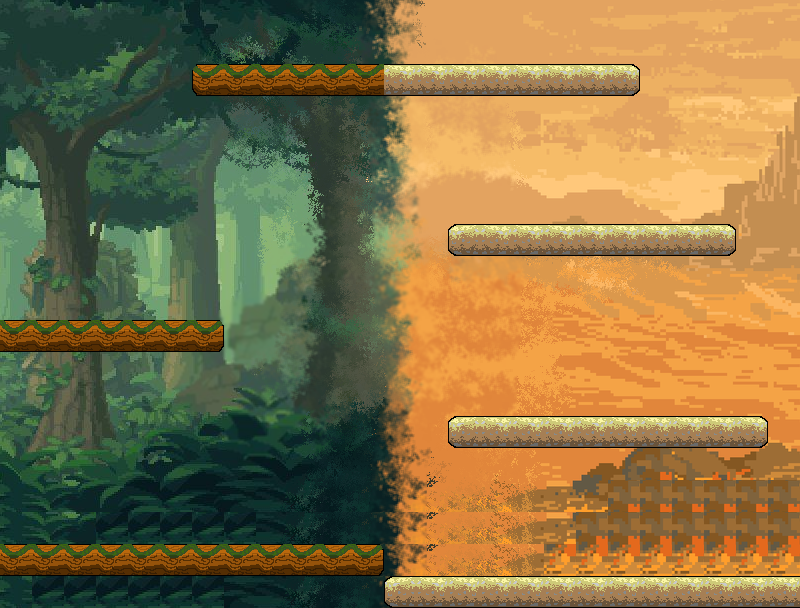

This game map was drawn from its Tiled (.tmx) file and the tilesets committed beside it. A one-line description and the full map source follow:
An orthogonal 25x19 tile map with 32x32 px tiles, 2 tile layers (fondo, plataformas), 2 tilesets and 11 objects (4x cactus, 3x aloe, 2x star, dude, redstar).

<map version="1.8" tiledversion="1.8.5" orientation="orthogonal" renderorder="right-down" width="25" height="19" tilewidth="32" tileheight="32" infinite="0" nextlayerid="4" nextobjectid="19">
 <tileset firstgid="1" name="plataformas" tilewidth="32" tileheight="32" tilecount="6" columns="6">
  <image source="../images/plataformas.png" width="192" height="32" />
 </tileset>
 <tileset firstgid="7" name="fondos" tilewidth="32" tileheight="32" tilecount="1998" columns="37">
  <image source="../images/fondos.png" width="1202" height="1754" />
 </tileset>
 <layer id="1" name="fondo" width="25" height="19">
  <data encoding="csv">
677,678,679,680,681,682,683,684,685,686,687,688,689,690,691,692,693,694,695,696,697,698,699,700,701,
714,715,716,717,718,719,720,721,722,723,724,725,726,727,728,729,730,731,732,733,734,735,736,737,738,
751,752,753,754,755,756,757,758,759,760,761,762,763,764,765,766,767,768,769,770,771,772,773,774,775,
788,789,790,791,792,793,794,795,796,797,798,799,800,801,802,803,804,805,806,807,808,809,810,811,812,
825,826,827,828,829,830,831,832,833,834,835,836,837,838,839,840,841,842,843,844,845,846,847,848,849,
862,863,864,865,866,867,868,869,870,871,872,873,874,875,876,877,878,879,880,881,882,883,884,885,886,
899,900,901,902,903,904,905,906,907,908,909,910,911,912,913,914,915,916,917,918,919,920,921,922,923,
936,937,938,939,940,941,942,943,944,945,946,947,948,949,950,951,952,953,954,955,956,957,958,959,960,
973,974,975,976,977,978,979,980,981,982,983,984,985,986,987,988,989,990,991,992,993,994,995,996,997,
1010,1011,1012,1013,1014,1015,1016,1017,1018,1019,1020,1021,1022,1023,1024,1025,1026,1027,1028,1029,1030,1031,1032,1033,1034,
1047,1048,1049,1050,1051,1052,1053,1054,1055,1056,1057,1058,1059,1060,1061,1062,1063,1064,1065,1066,1067,1068,1069,1070,1071,
1084,1085,1086,1087,1088,1089,1090,1091,1092,1093,1094,1095,1096,1097,1098,1099,1100,1101,1102,1103,1104,1105,1106,1107,1108,
1121,1122,1123,1124,1125,1126,1127,1128,1129,1130,1131,1132,1133,1134,1135,1136,1137,1138,1139,1140,1141,1142,1143,1144,1145,
1158,1159,1160,1161,1162,1163,1164,1165,1166,1167,1168,1169,1170,1171,1172,1173,1174,1175,1176,1177,1178,1179,1180,1181,1182,
1195,1196,1197,1198,1199,1200,1201,1202,1203,1204,1205,1206,1207,1208,1209,1210,1211,1212,1213,1214,1215,1216,1217,1218,1219,
1232,1233,1234,1235,1236,1237,1238,1239,1240,1241,1242,1243,1244,1245,1246,1247,1248,1249,1250,1215,1215,1215,1215,1215,1215,
1232,1233,1234,1237,1237,1237,1237,1237,1240,1241,1242,1243,1244,1245,1246,1247,1248,1249,1215,1215,1215,1215,1215,1215,1215,
1232,1237,1237,1237,1236,1237,1238,1239,1240,1241,1242,1243,1244,1245,1246,1247,1248,1252,1252,1252,1252,1252,1252,1252,1252,
1232,1237,1237,1237,1237,1237,1237,1239,1240,1241,1242,1243,1244,1245,1246,1247,1290,1290,1290,1290,1290,1290,1290,1290,1290
</data>
 </layer>
 <layer id="2" name="plataformas" width="25" height="19">
  <data encoding="csv">
0,0,0,0,0,0,0,0,0,0,0,0,0,0,0,0,0,0,0,0,0,0,0,0,0,
0,0,0,0,0,0,0,0,0,0,0,0,0,0,0,0,0,0,0,0,0,0,0,0,0,
0,0,0,0,0,0,4,5,5,5,5,5,2,2,2,2,2,2,2,3,0,0,0,0,0,
0,0,0,0,0,0,0,0,0,0,0,0,0,0,0,0,0,0,0,0,0,0,0,0,0,
0,0,0,0,0,0,0,0,0,0,0,0,0,0,0,0,0,0,0,0,0,0,0,0,0,
0,0,0,0,0,0,0,0,0,0,0,0,0,0,0,0,0,0,0,0,0,0,0,0,0,
0,0,0,0,0,0,0,0,0,0,0,0,0,0,0,0,0,0,0,0,0,0,0,0,0,
0,0,0,0,0,0,0,0,0,0,0,0,0,0,1,2,2,2,2,2,2,2,3,0,0,
0,0,0,0,0,0,0,0,0,0,0,0,0,0,0,0,0,0,0,0,0,0,0,0,0,
0,0,0,0,0,0,0,0,0,0,0,0,0,0,0,0,0,0,0,0,0,0,0,0,0,
5,5,5,5,5,5,6,0,0,0,0,0,0,0,0,0,0,0,0,0,0,0,0,0,0,
0,0,0,0,0,0,0,0,0,0,0,0,0,0,0,0,0,0,0,0,0,0,0,0,0,
0,0,0,0,0,0,0,0,0,0,0,0,0,0,0,0,0,0,0,0,0,0,0,0,0,
0,0,0,0,0,0,0,0,0,0,0,0,0,0,1,2,2,2,2,2,2,2,2,3,0,
0,0,0,0,0,0,0,0,0,0,0,0,0,0,0,0,0,0,0,0,0,0,0,0,0,
0,0,0,0,0,0,0,0,0,0,0,0,0,0,0,0,0,0,0,0,0,0,0,0,0,
0,0,0,0,0,0,0,0,0,0,0,0,0,0,0,0,0,0,0,0,0,0,0,0,0,
5,5,5,5,5,5,5,5,5,5,5,6,0,0,0,0,0,0,0,0,0,0,0,0,0,
0,0,0,0,0,0,0,0,0,0,0,0,1,2,2,2,2,2,2,2,2,2,2,2,2
</data>
 </layer>
 <objectgroup id="3" name="objetos">
  <object id="1" name="dude" x="40" y="514">
   <point />
  </object>
  <object id="2" name="catus" type="cactus" x="490" y="541">
   <point />
  </object>
  <object id="3" name="catus" type="cactus" x="723" y="540">
   <point />
  </object>
  <object id="4" name="aloe" type="aloe" x="606" y="388">
   <point />
  </object>
  <object id="5" name="cactus" type="cactus" x="529" y="195">
   <point />
  </object>
  <object id="6" name="aloe" type="aloe" x="656" y="188">
   <point />
  </object>
  <object id="7" name="orange" type="redstar" x="306" y="41">
   <point />
  </object>
  <object id="13" name="cactus" type="cactus" x="413" y="40">
   <point />
  </object>
  <object id="15" name="aloe" type="aloe" x="543" y="41">
   <point />
  </object>
  <object id="16" name="apple" type="star" x="47" y="286">
   <point />
  </object>
  <object id="17" name="apple" type="star" x="179" y="286">
   <point />
  </object>
 </objectgroup>
</map>